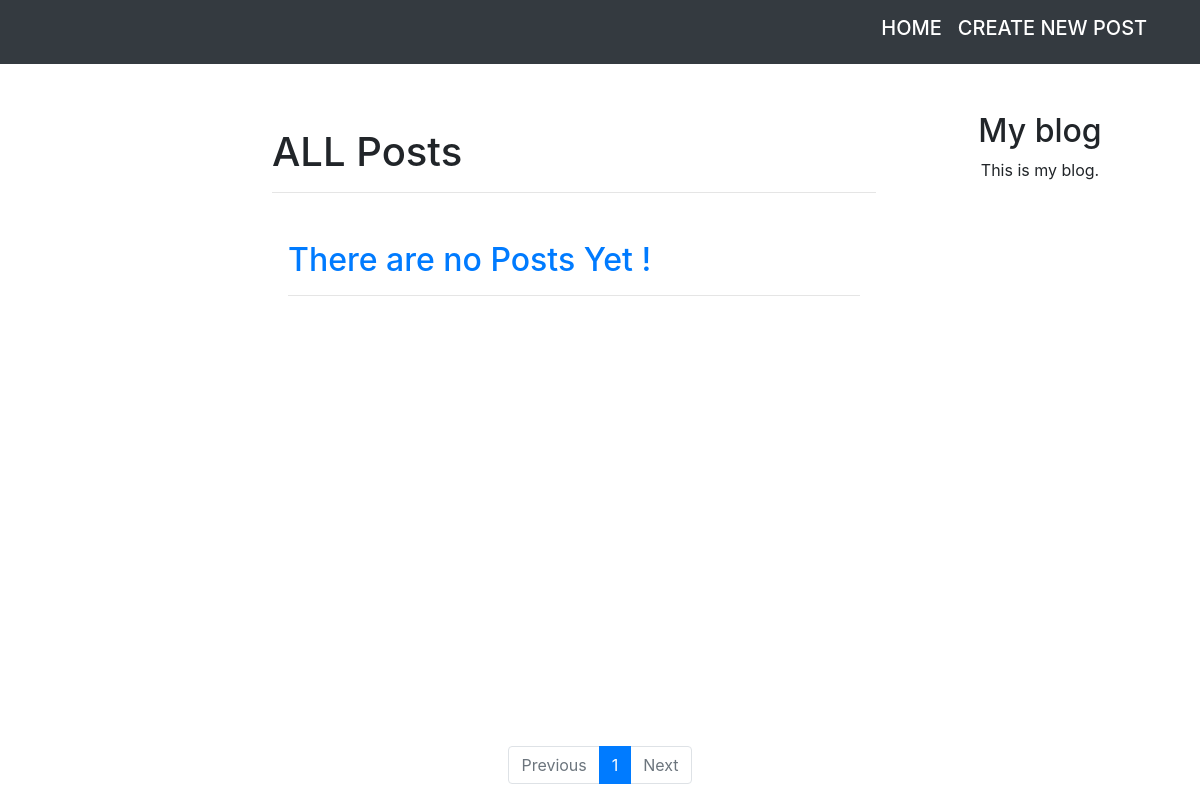
Before: /blog/ with the older database file.
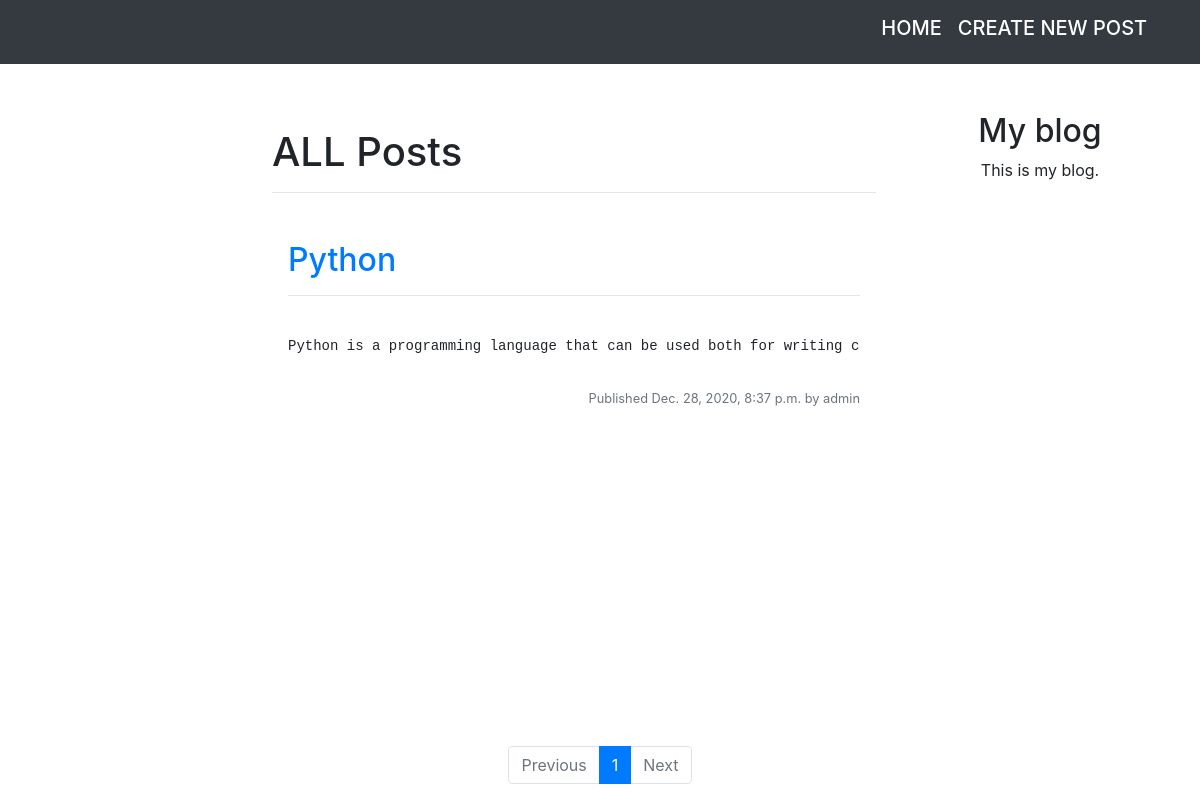
After: the same page with the newer database file.
### blog/models.py (models this page shows, shortened)
class Post(models.Model):
    STATUS_CHOICES = (
        ('draft', 'Draft'),
        ('published', 'Published'),
    )
    title = models.CharField(max_length = 250)
    slug = models.SlugField(max_length = 250, unique_for_date = 'publish')
    author = models.ForeignKey(User, on_delete = models.CASCADE, related_name = 'blog_posts')
    body = models.TextField()
    publish = models.DateTimeField(default = timezone.now)
    created = models.DateTimeField(auto_now_add = True)
    updated = models.DateTimeField(auto_now = True)
    status = models.CharField(max_length = 10, choices = STATUS_CHOICES, default = 'draft')
    class Meta:
        ordering = ('-publish',)
    def get_absolute_url(self):
        return reverse('blog:post_detail',
            args = [
                self.publish.year,
                self.publish.month,
                self.publish.day,
                self.slug
            ]
        )

### blog/views.py (the view)
# urls.py: path('', views.PostListView.as_view(), name='post_list'),
class PostListView(ListView):
    queryset = Post.objects.filter(status = 'published')
    context_object_name = 'posts'
    paginate_by = 3
    template_name = 'blog/post/list.html'

### cart/context_processors.py (called while the page is built)
def cart(request):
    return {'cart': Cart(request)}

### blog/templates/blog/post/list.html (shortened to what this page needs)
{% extends "blog/base.html" %}
{% block content %}
  <div class="sticky-top bg-white py-3">
    <h1>ALL Posts</h1>
    <hr>
  </div>
  {% for post in posts %}
    <div class="bg-white m-3">
      <h2>
        <a href="{{ post.get_absolute_url }}">
          {{ post.title }}
        </a><hr>
      </h2><br>
      <pre>{{ post.body| linebreaks| truncatewords:30 }}</pre>
      <p class="date text-muted small float-right">
        Published {{ post.publish }} by {{ post.author }}
      </p>
    </div>
  {% empty %}
    <div class="bg-white m-3">
      <h2>
        <a href="">
          There are no Posts Yet !
        </a>
        <hr>
      </h2>
    </div>
  {% endfor %}
  <div class="fixed-bottom bg-white">
    {% include "pagination.html" with pages=page_obj %}
  </div>
{% endblock %}

### blog/templates/blog/base.html (shortened to what this page needs)
{% load static %}
<!DOCTYPE html>
<html lang="en" dir="ltr">
  <head>
    <link rel="stylesheet" href = "static/blog/style.css">
    <link rel="stylesheet" href="https://cdn.jsdelivr.net/npm/bootstrap@4.5.3/dist/css/bootstrap.min.css">
  </head>
  <body>
    <nav class="navbar navbar-expand-lg bg-dark" id="mainNav">
      <div class="navbar-collapse container h5">
        <ul class="navbar-nav text-uppercase ml-auto">
          <li class="nav-item"><a class="text-white nav-link" href="{% url 'blog:post_list' %}">Home</a></li>
          <li class="nav-item"><a class="text-white nav-link" href="{% url 'blog:new_post' %}">Create New Post</a></li>
        </ul>
      </div>
    </nav>
    <div class="row mt-5 mx-0">
      <div class="col-sm-2 mr-2 ml-2">
      </div>
      <div class="col-sm-7 px-md-5 ml-2 mr-2" id="content">
        {% block content %}
        {% endblock %}
      </div>
      <div class="col-sm-2 px-md-1 ml-2 mr-2 text-center">
        <h2>My blog</h2>
        <p>This is my blog.</p>
      </div>
    </div>
  </body>
</html>

### blog/templates/pagination.html
<nav aria-label="Page navigation">
  <ul class="pagination justify-content-center">
    {% if pages.has_previous %}
      <li class="page-item">
        <a class="page-link" href="?page={{ pages.previous_page_number }}">Previous</a>
      </li>
    {% else %}
      <li class="page-item disabled">
        <a class="page-link" href="#">Previous</a>
      </li>
    {% endif %}
    {% for i in pages.paginator.page_range %}
      {% if forloop.counter == pages.number %}
        <li class="page-item active">
          <span class="page-link">{{ forloop.counter }}</span>
        </li>
      {% else %}
        <li class="page-item">
          <a class="page-link" href="?page={{ forloop.counter }}">{{ forloop.counter }}</a>
        </li>
      {% endif %}
    {% endfor %}
    {% if pages.has_next %}
      <li class="page-item">
        <a class="page-link" href="?page={{ pages.next_page_number }}">Next</a>
      </li>
    {% else %}
      <li class="page-item disabled">
        <a class="page-link" href="#">Next</a>
      </li>
    {% endif %}
  </ul>
</nav>

Changed rows visible on the page:
added Post: title "Python", body "Python is a programming language that can be used both for writing…", publish "Dec. 28, 2020, 8:37 p.m.", author "admin"
Other visible differences:
text no longer shown: "There are no Posts Yet !"
